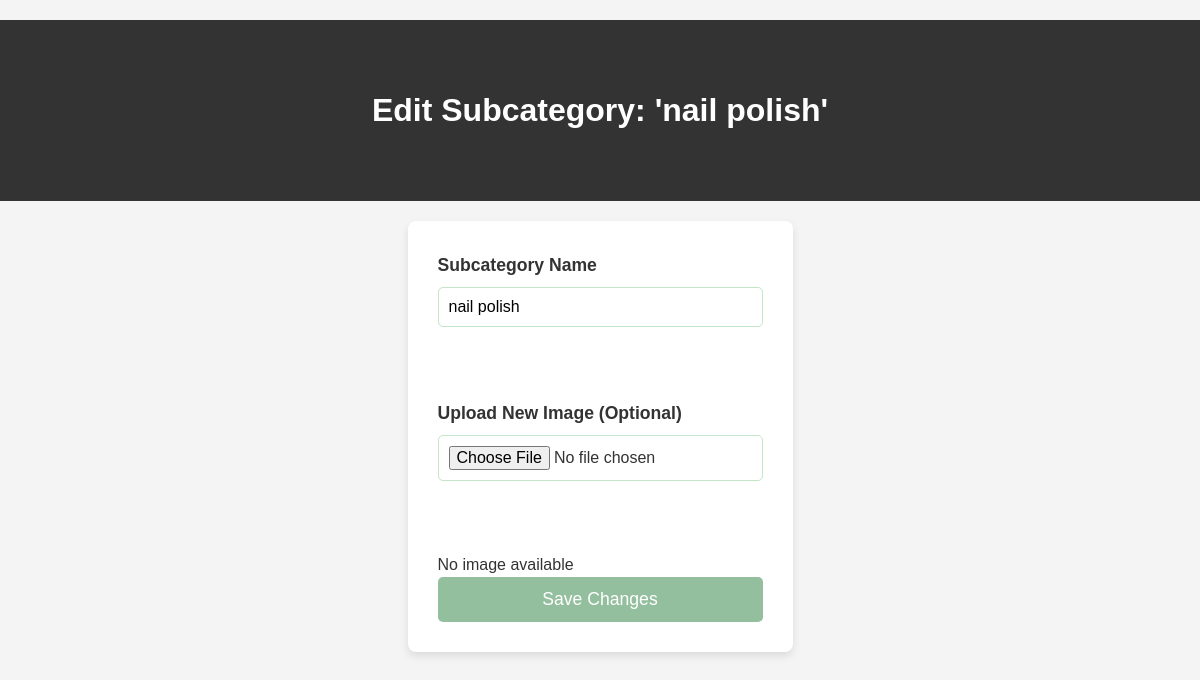
The app's page /edit_sub_cat/13/, older data.
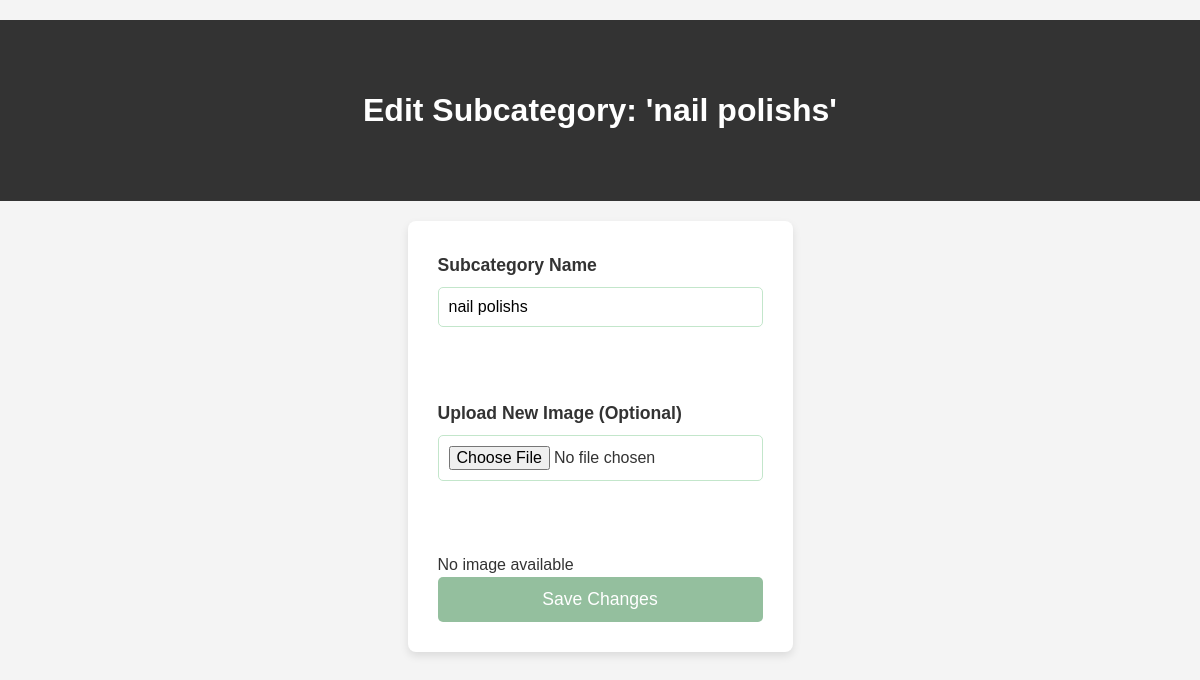
The same page, newer data.
### app/models.py (models this page shows, shortened)
class SubCategory(models.Model):
    category = models.ForeignKey(Category, on_delete=models.CASCADE)
    name = models.CharField(max_length=40)
    image = models.ImageField(upload_to="subcategory_images/", null=True, blank=True)
    user = models.ForeignKey(User, on_delete=models.CASCADE, null=True)

### app/views.py (the view, shortened to what this page needs)
# urls.py: path("edit_sub_cat/<int:subcategory_id>/",edit_sub_cat,name="edit_sub_cat"),
def edit_sub_cat(request,subcategory_id):
    subcategory=get_object_or_404(SubCategory,id=subcategory_id)
    categories=Category.objects.all()
    return render(request,"edit_Sub_category.html",{"subcategory":subcategory,"categories":categories})

### templates/edit_sub_category.html (shortened to what this page needs)
{% load static %}
<!DOCTYPE html>
<html lang="en">
<head>
    <link rel="stylesheet" href="{% static 'static.css' %}">
</head>
<body>
    <header>
        <h1>Edit Subcategory: '{{ subcategory.name }}'</h1>
    </header>
    <div class="container">
        <form method="POST" enctype="multipart/form-data">
            <label for="name">Subcategory Name</label>
            <input type="text" name="name" value="{{ subcategory.name }}" required><br><br>
            <label for="image">Upload New Image (Optional)</label>
            <input type="file" name="image"><br><br>
            {% if subcategory.image %}
                <h3>Current Image:</h3>
                <img src="{{ subcategory.image.url }}" alt="{{ subcategory.name }}" class="category_image" style="max-width: 200px;">
                <br>
                <label for="delete_image">Delete Current Image</label>
                <input type="checkbox" name="delete_image" value="1">
            {% else %}
                <p>No image available</p>
            {% endif %}
            <button type="submit">Save Changes</button>
        </form>
    </div>
</body>
</html>

Row changes from the older to the newer data that the page shows:
changed SubCategory: name "nail polish" → "nail polishs"
